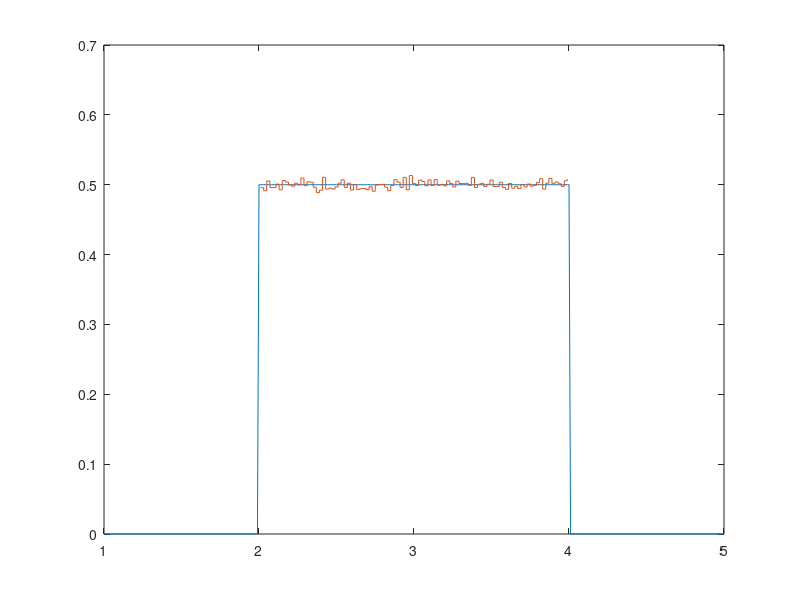

Write the MATLAB code that produced this figure.
pkg load statistics

clc
clear

% U(2, 4)

function ans = test(a, b, n, m, k, gamma, delta, type)
  ans = 0;
  for i = 1:k
    unif = unifrnd(a, b, n, 1);
    [hist_y, hist_x] = hist(unif, m);
    
    cur_a = min(unif);
    cur_b = max(unif);
    
    cur_delta = (cur_b - cur_a) / m;
    pos = cur_a;
    
    cur_a -= delta;
    cur_b += delta;
    
    chi2 = 0;
    for q = 1:m
        pj0 = unifcdf(pos + cur_delta, cur_a, cur_b) - unifcdf(pos, cur_a, cur_b);
        chi2 += (hist_y(q) - n * pj0)^2 / (n * pj0);
        pos += cur_delta;
    endfor
    if (type == 1)
      ans += (chi2 >= chi2inv(gamma, m - 3));
    else 
      ans += (chi2 < chi2inv(gamma, m - 3));
    endif
  endfor
  ans /= k;
endfunction

% Print Plot
a = 2;
b = 4;
n = 10^6;
m = 10^2;

unif = unifrnd(a, b, n, 1);
[hist_y, hist_x] = hist(unif, m);
[stairs_x, stairs_y] = stairs(hist_x, hist_y / n * m / (max(unif) - min(unif)));
interval = (a - 1):0.01:(b + 1);
plot(interval, unifpdf(interval, a, b), stairs_x, stairs_y);

% Calc Errors
n = 10^4;
m = round(n ^ (1/3)); % m ~ 22
k = 10^3;
gamma = 0.95;

delta0 = 0;
delta1 = 0.005;
delta2 = 0.5;

printf("Expected alpha: %f\n", 1 - gamma);

error = test(a, b, n, m, k, gamma, delta0, 1);
printf("Type I error alpha: %f\n", error);

error = test(a, b, n, m, k, gamma, delta1, 2);
printf("Type II error beta with delta = %f: %f\n", delta1, error);

error = test(a, b, n, m, k, gamma, delta2, 2);
printf("Type II error beta with delta = %f: %f\n", delta2, error);